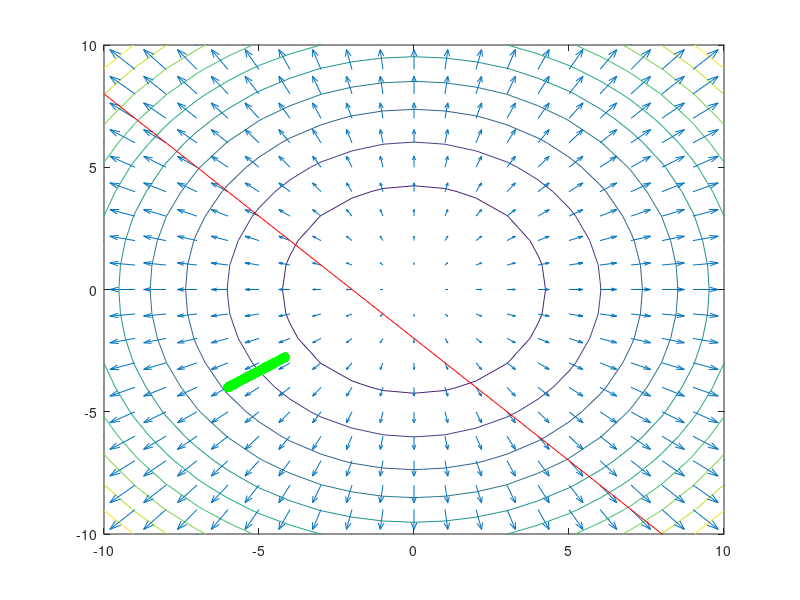

Write MATLAB code to recreate this figure.
% use meshgrid to create a rectangular grid
[x, y] = meshgrid(-10:1:10, -10:1:10);

% compute function values at the points of the grid
z = x.^2 + y.^2;

% compute gradients
% dx – partial derivative in respect of x; dy – partial derivative in respect of y
[dx, dy] = gradient(z);

% plot contourlines
contour(x, y, z)

% the next plot will be constructed on top of the existing figure
hold on

% plot gradients
quiver(x, y, dx, dy)

% the next plot will be constructed on top of the existing figure
hold on

% plot the constraints function g1
x1 = -10:1:10;
y1 = -2 - x1;
plot(x1, y1, 'r')

% the next plot will be constructed on top of the existing figure
hold on

% make sure that the grid will stay 10x10
xlim([-10 10])
ylim([-10 10])

% penalty parameter R
r = 1;

% precision
epsilon = 0.001;

% starting point
xs = [-6 -4];

% the step size
gamma = 0.0001;

% limit the number of iterations in order to avoid infinite loops
max_iterations = 10000;

for i=1:max_iterations
    
    % penalty
    p = max(0, xs(1)+xs(2)+2);
    
    % gradient of the transformed function
    grad = [2*xs(1) 2*xs(2)] + 2/r*p*[1 1];
    
    % compute the next point
    x = xs - gamma*grad;
    
    % plot the step
    plot([xs(1), x(1)], [xs(2), x(2)], 'g', [xs(1), x(1)], [xs(2), x(2)], 'go')
    
    % distance between two points
    distance = sqrt((x(1) - xs(1))^2 + (x(2) - xs(2))^2);
    
    % refresh the variable
    xs = x;
    
    % update the parameter R
    r = r/1.1;
    
    % Check if the current minimum point did move from the previous minimum
    % point less than epsilon
    if distance < epsilon
        break;
    end
end
